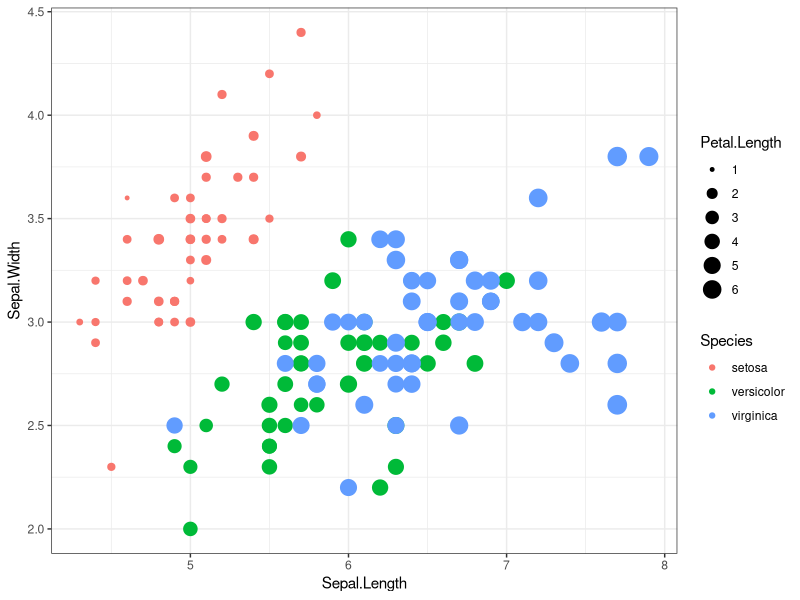

Write R code to recreate this figure.
## ---- chunk 1
knitr::opts_chunk$set(echo=TRUE, comment=NULL)
## ---- chunk 2
library("tidyverse")
theme_set(theme_bw())
## ---- chunk 3
iris %>% as_tibble() %>% head(4)
## ---- chunk 4
ggplot(iris,
       aes(Sepal.Length, Sepal.Width, size=Petal.Length, colour=Species)) + geom_point()
